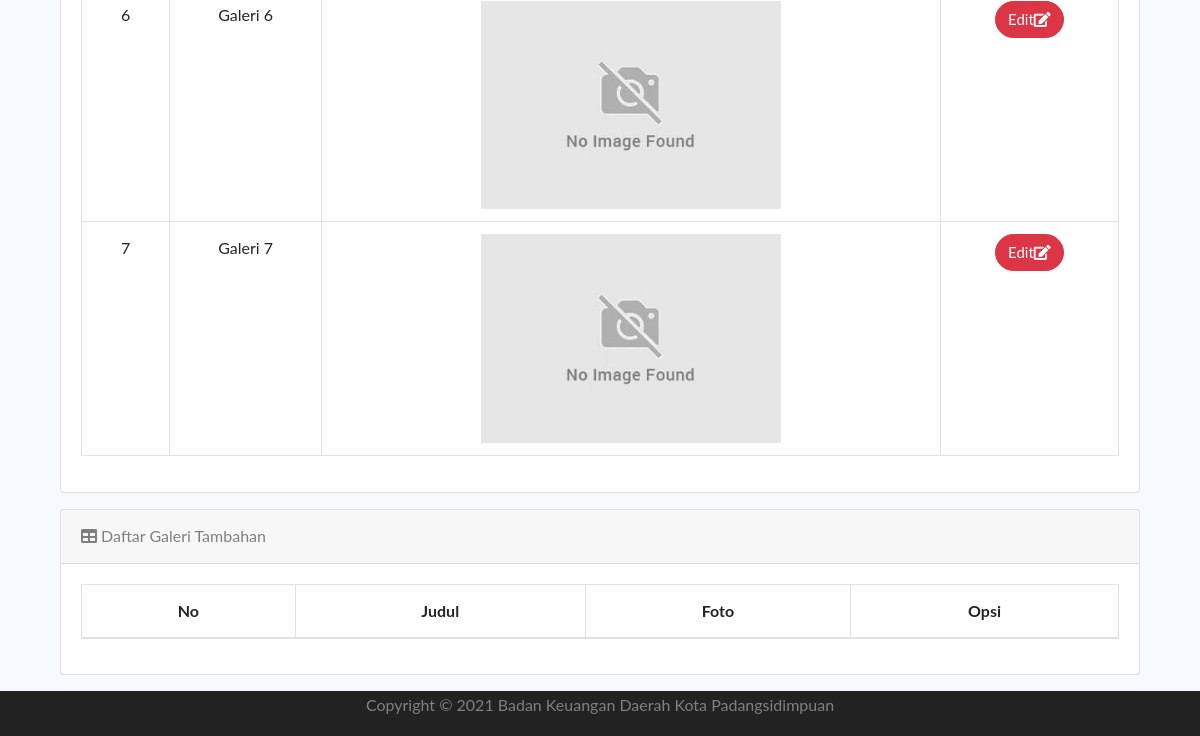
The page /administrator/galeri (lower part) on the database as committed earlier.
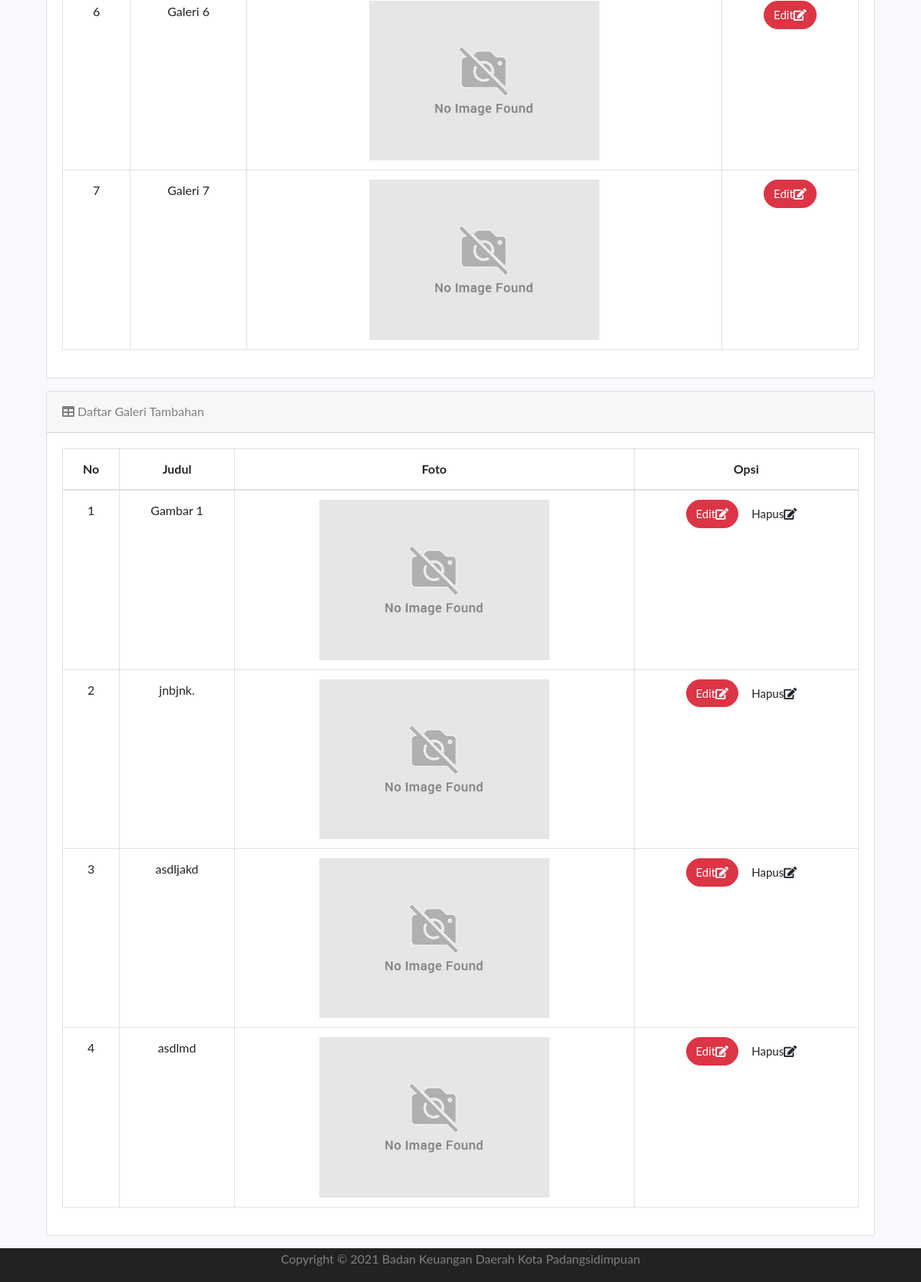
The same page on the database as committed later.
### tables this page shows
CREATE TABLE `tbl_galeri` (
  `id_galeri` int(11) NOT NULL,
  `judul` varchar(128) NOT NULL,
  `nama_berkas` varchar(128) NOT NULL
);

### application/controllers/Administrator.php (called while the page is built, shortened)
<?php
class Administrator extends CI_Controller {
	public function __construct()
	{
		$this->load->helper('url');
		$this->load->helper('form');
		$this->load->library('form_validation');
		$this->load->model('model_login');
		$this->load->model('model_download');
		$this->load->model('model_informasi');
		$this->load->model('model_bangunanbakeuda');
		$this->load->model('model_profil');
		$this->load->model('model_galeri');
		$this->load->model('model_slidegambarutama');
		$this->load->model('model_tentangbakeuda');
		$this->load->model('model_video');
		$this->load->model('model_berita');
		$this->load->library('session');
	}
	public function galeri()
	{
        $data['contentutama'] = $this->model_galeri->Tampilgaleriutama();
        $data['contenttambahan'] = $this->model_galeri->Tampilgaleritambahan();
		$this->load->view('administrator/galeri',$data);
	}
}

### index.php (called while the page is built, shortened)
<?php
require_once BASEPATH.'core/CodeIgniter.php';

### application/models/Model_galeri.php (called while the page is built, shortened)
<?php if ( ! defined('BASEPATH')) exit('No direct script access allowed');
class Model_galeri extends CI_Model {
	function Tampilgaleriutama()
    {
		$this->db->order_by('id_galeri');
		$this->db->where('id_galeri <=', '7');
        return $this->db->from('tbl_galeri')
			->get();
    }
	function Tampilgaleritambahan()
    {
		$this->db->order_by('id_galeri');
		$this->db->where('id_galeri >=', '8');
        return $this->db->from('tbl_galeri')
			->get();
    }
}

### application/views/administrator/galeri.php (the view, shortened to what this page needs)
<BR>
    <section id_galeri="services" class="services">
      <div class="container">
      <div class="container">
  <div class="card mb-3">
        <div class="card-body">
          <div class="table-responsive">
          <table class="table table-bordered" id="example" width="100%" cellspacing="0">
            <tbody  class="text-center">
                <?php
                  $i = 1;
                  foreach ($contentutama->result() as $data) : ?>
                  <td><?= $i ?></td>
                  <td align="center"><?= $data->judul ?></td>
                  <td align="center"><img width="300" src="<?php echo base_url(); ?>uploads/<?php echo $data->nama_berkas; ?>"/></td>
                  <td>
                  <a href="<?php echo base_url()?>administrator/galeriedit/<?php echo $data->id_galeri; ?>" class="btn btn-danger">Edit<i class="fa fa-edit"></i></a>
                  </td>
                    <?php
                      $i++;
                    endforeach;
                  ?>
              </tbody>
            </table>
          </div>
        </div>
      </div>
  <div class="card mb-3">
        <div class="card-header">
          <i class="fa fa-table"></i> Daftar Galeri Tambahan</div>
        <div class="card-body">
          <div class="table-responsive">
          <table class="table table-bordered" id="example" width="100%" cellspacing="0">
              <thead>
                <tr class="text-center">
                  <th>No</th>
                  <th>Judul</th>
                  <th>Foto</th>
                  <th>Opsi</th>
                </tr>
              </thead>
            <tbody  class="text-center">
                <tr>
                <?php
                  $i = 1;
                  foreach ($contenttambahan->result() as $data) : ?>
                  <td><?= $i ?></td>
                  <td align="center"><?= $data->judul ?></td>
                  <td align="center"><img width="300" src="<?php echo base_url(); ?>uploads/<?php echo $data->nama_berkas; ?>"/></td>
                  <td>
                  <a href="<?php echo base_url()?>administrator/galeriedit/<?php echo $data->id_galeri; ?>" class="btn btn-danger">Edit<i class="fa fa-edit"></i></a>
                  <a href="<?php echo base_url()?>administrator/action_deletegaleri/<?php echo $data->id_galeri; ?>" onclick="return confirm('Apakah anda yakin?');" class="btn btn-trash">Hapus<i class="fa fa-edit"></i></a>
                  </td>
                </tr>
                    <?php
                      $i++;
                    endforeach;
                  ?>
              </tbody>
            </table>
          </div>
        </div>
      </div>
    </div>
  </div>

Rows that differ between the two databases and show on the page:
added tbl_galeri: judul "Gambar 1", nama_berkas (placeholder picture)
added tbl_galeri: judul "jnbjnk.", nama_berkas (placeholder picture)
added tbl_galeri: judul "asdljakd", nama_berkas (placeholder picture)
added tbl_galeri: judul "asdlmd", nama_berkas (placeholder picture)
